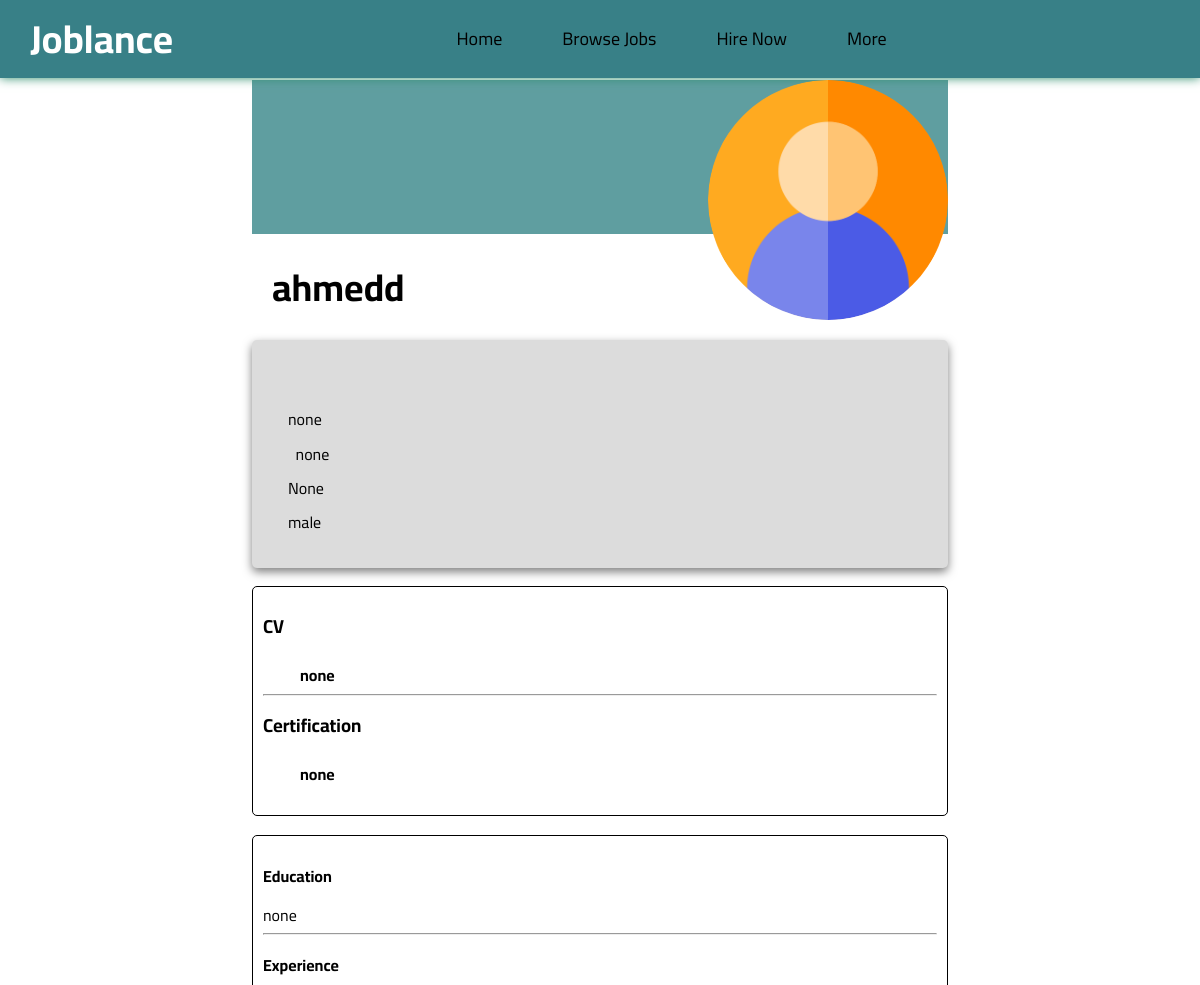
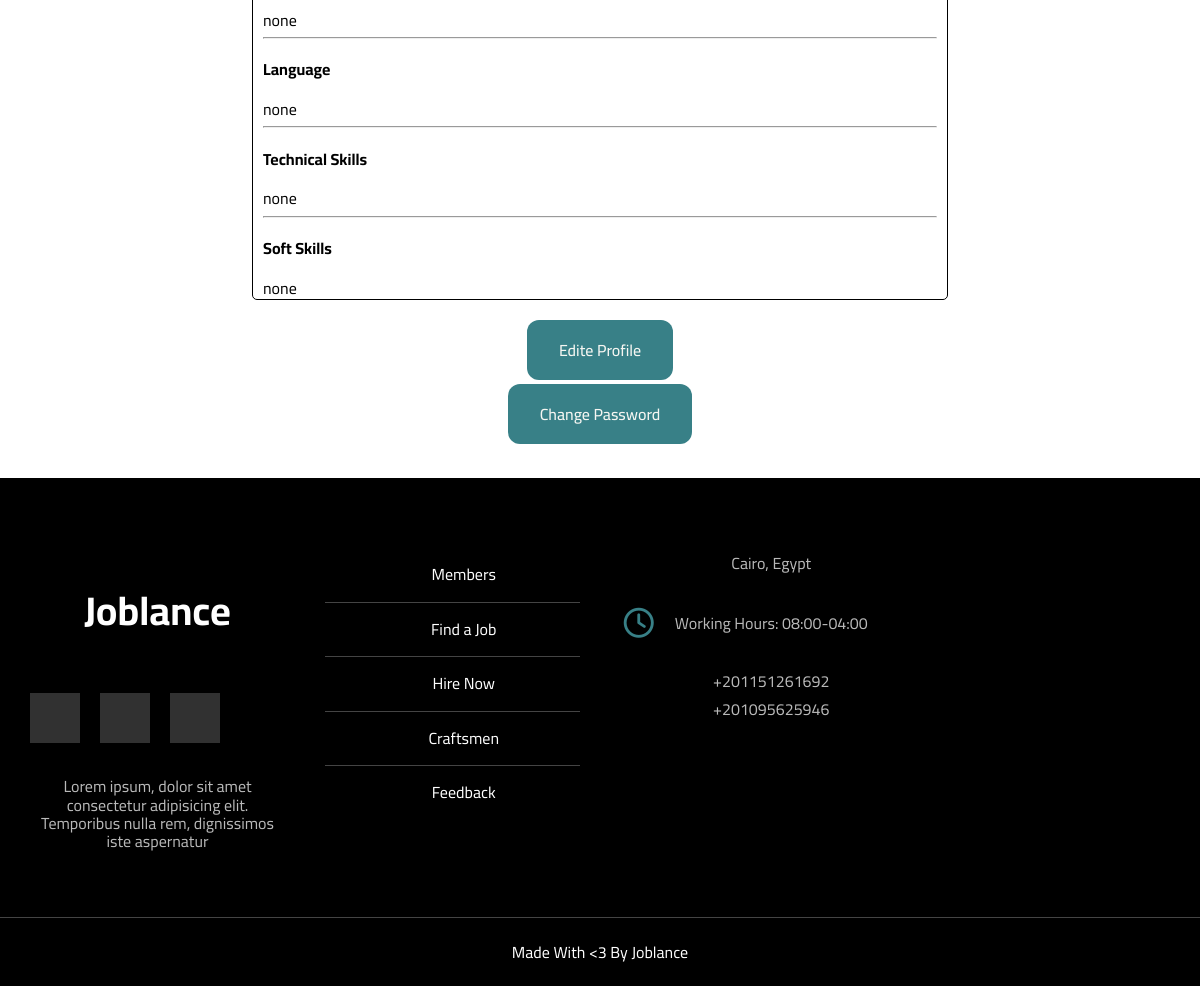
The app's page /profile/ (signed in) with its own data (2 pictures, top to bottom).
### profiles/models.py (models this page shows, shortened)
class Profile(models.Model):
    image =models.ImageField(default='user.png', upload_to=image_upload )
    user =models.OneToOneField(User, on_delete=models.CASCADE)
    slug=models.SlugField(null=True ,blank=True)
    email=models.EmailField(max_length=30 , default='none')
    phone_number=models.CharField(max_length=15 ,default='none')
    city=models.CharField(max_length=30 ,default='none')
    gender=models.CharField(max_length=15 ,default='male')
    education=models.CharField(default='none',max_length=200)
    tecskill=models.CharField(default='none',max_length=200)
    softskill=models.CharField(default='none',max_length=200)
    language=models.CharField(default='none',max_length=200)
    experience=models.CharField(default='none',max_length=400)
    bio=models.TextField(default='none')
    dob=models.DateField(blank=True,null=True)
    cv=models.FileField(upload_to=user_directory_path ,max_length=40,default='none')
    file=models.FileField(upload_to=user_directory_path ,max_length=40,default='none')

### profiles/views.py (the view)
# urls.py: path('', views.profile , name='profile'),
def profile(request):
    profile = Profile.objects.get(user=request.user)
    return render( request ,  'profiles/profile.html' ,{'profile':profile})

### profiles/templates/profiles/profile.html (shortened to what this page needs)
{% load static %}
<!DOCTYPE html>
<html lang="en">
<head>
    <link rel="stylesheet" href="{% static 'css/mayarstyle.css' %}">
    <link href="https://stackpath.bootstrapcdn.com/font-awesome/4.7.0/css/font-awesome.min.css" rel="stylesheet">
    <link rel="stylesheet" href="{% static 'css/normalize.css' %}">
    <link rel="stylesheet" href="{% static 'css/morsy.css' %}">
   <link rel="stylesheet" href="{% static 'css/morsy.min.css' %}">
</head>
<body>
    <Header>
        <div class="container">
            <a href="{% url 'pages:index' %}" class="logo">
                <h2 style="color: #fff;">Joblance</h2>
            </a>
            <ul class="links">
                <li><a href="{% url 'pages:home' %}">Home</a></li>
                <li><a href="{% url 'jobs:job_list' %}">Browse Jobs</a></li>
                <li><a href="#others profile from ahmed sharaf">Hire Now</a></li>
                <li>
                    <a href="#" class="io">More</a>
                </li>
            </ul>
        </div>
    </Header>
<section>
  <center >
    <div class="profile">
       <div class="card">
           <div class="image">
            <img src="{{ user.profile.image.url }}" alt="face">
           </div>
           <div class="content">
            <h2>{{profile.user}}</h2>
            </div>
            <div class="main">
            <p style="color:black"><i class="fa fa-envelope ">
            </i>  {{profile.user.email}}</p>
            <p style="color:black"><i class="fa fa-phone">
            </i>  {{profile.phone_number}}</p>
            <p style="color:black"><i class="fas fa-map-marker-alt fa-fw" aria-hidden="true">
            </i>  {{profile.city}}</p>
            <p style="color:black" ><i class="fa fa-calendar-o">
            </i>  {{profile.dob}}</p>
            <p style="color:black"><i class="fa fa-user ">
            </i>  {{profile.gender}}</p>
            </div>
           <br/>
           <div class="us" style="margin-top: 0px;
           padding-top: 0px;
           padding :10px;
           color: black;
           font-size: 1rem;
           border-radius: 5px;
           border: 1px solid black;
           height: 230px;
           text-align: left;
           display: block">
           <h3>CV</h3>
          <i class="fa fa-file-pdf-o" aria-hidden="true" style="font-size: 30px;" ></i> <strong style="padding-left: 10px;"><a href="{{ profile.cv.url }}" style="color: black;text-decoration:none;
          ">{{profile.cv}}</a></strong>
              <hr>
           <h3>Certification</h3>
           <i class="fa fa-file-pdf-o" aria-hidden="true" style="font-size: 30px;"></i> <strong style="padding-left: 10px;"><a href="{{ profile.file.url }}" style="color: black;
           text-decoration:none;">{{profile.file}}</a></strong>
           </div>
           <br/>
           <div class="infomayar" style="margin-top: 0px;
           padding-top: 0px;
           padding :10px;
           color: black;
           font-size: 1rem;
           border-radius: 5px;
           border: 1px solid black;
           height: 450px;
           text-align: left;
           display: block">
            <h4>Education</h4>
              {{profile.education}}
            <hr>
            <h4>Experience</h4>
              {{profile.experience}}
            <hr>
            <h4>Language</h4>
              {{profile.language}}
            <hr>
            <h4>Technical Skills</h4>
              {{profile.tecskill}}
              <hr>
              <h4>Soft Skills</h4>
              {{profile.softskill}}
            </div>
                <br/>
                   <a href="{% url 'profiles:edite' %}">
                   <button class="edite" >Edite Profile</button >
                   </a>
                   <br/>
                  <a href="{% url 'profiles:password_change' %}">
                  <button class="pass" >Change Password</button >
                  </a>
        </div>
    </div>
</center>
</section>
<br/>
<br/>
<br/>
<br/>
<br>
<br>
<br>
<br>
<br>
<br>
<br>
<br>
<br>
<br>
<br>
<br>
<br>
<br>
<br>
<br>
<br>
<br>
<br>
<br>
<br>
<br>
<br>
<br>
<section style="margin-top: 250px;">
<footer>
    <div class="container">
        <div class="box">
           <h3 style="color: #fff;">Joblance</h3>
           <br>
           <ul class="social">
            <li>
                <a href="#" class="facebook">
                    <i class="fab fa-facebook-f"></i>
                </a>
            </li>
            <li>
                <a href="#" class="twitter">
                    <i class="fab fa-twitter"></i>
                </a>
            </li>
            <li>
                <a href="#" class="youtube">
                    <i class="fab fa-youtube"></i>
                </a>
            </li>
           </ul>
           <br>
            <p class="text">
                Lorem ipsum, dolor sit amet consectetur adipisicing elit. Temporibus nulla rem, dignissimos iste aspernatur
            </p>
        </div>
        <div class="box">
            <ul class="links">
                <li>
                    <a href="{% url 'features:members' %}">Members</a>
                </li>
                <li>
                    <a href="{% url 'jobs:job_list' %}">Find a Job</a>
                </li>
                <li>
                    <a href="#others profile from ahmed sharaf">Hire Now</a>
                </li>
                <li>
                    <a href="#craftspage from mohamed">Craftsmen</a>
                </li>
                <li>
                    <a href="{% url 'pages:feedback' %}">Feedback</a>
                </li>
            </ul>
        </div>
        <div class="box">
            <div class="line">
                <i class="fas fa-map-marker-alt fa-fw"></i>
                <div class="info">
                Cairo, Egypt
                </div>
            </div>
            <div class="line">
                    <i class="far fa-clock fa-fw"></i>
                    <div class="info">
                        Working Hours: 08:00-04:00
                    </div>
            </div>
            <div class="line">
                <i class="fas fa-phone-volume fa-fw"></i>
                <div class="info">
                    +201151261692
                    +201095625946
                </div>
            </div>
        </div>
    </div>
    <p class="copyright">Made With &lt;3 By Joblance</p>
</footer>
</section>
</body>
</html>

### static/css/mayarstyle.css (style rules this page uses)
body { text-align: center; font-family: sans-serif; color:white; margin: 0px; }
.profile { margin-top: 0; display: block; justify-content: center; flex-direction: row; }
img { height: 15em; width: 15em; border-radius: 50%; border: 1px solid black; position: relative; }
.card { border: solid 2px; width: 700px; height: 620px; }
.image { background:cadetblue; text-align: right; height: 25%; }
.content { background: white; display: flex; flex-direction: column; margin-top: 0; text-align:left; margin-left: 20px; font-size: 25px; }
.main { padding: 20px; color: black; box-shadow: 0 4px 10px 0 rgba(0, 0, 0, 0.5); border-radius: 5px; background-color:gainsboro; text-align: left; }
h2 { color: black; }
.infomayar { margin-top: 10px; padding: 20px; color: black; font-size: 3rem; border-radius: 5px; border: 1px solid black; height: 80px; display: block; }
.edite { padding: 0.8rem 2.2rem; font-size: 16px; line-height: 30px; font-style:normal; font-weight: 500; font-family: var(--roboto); position: relative; border-radius: 12px; background-color: #388087; border: none; color: #F6F6F2; padding: 15px 32px; text-align: center; text-decoration: none; cursor: pointer; font-size: 16px; margin: 2px 2px; }
.pass { padding: 0.8rem 2.2rem; font-size: 16px; line-height: 30px; font-style:normal; font-weight: 500; font-family: var(--roboto); position: relative; border-radius: 12px; background-color: #388087; border: none; color: #F6F6F2; padding: 15px 32px; text-align: center; text-decoration: none; cursor: pointer; font-size: 16px; margin: 2px 2px; }
p { color: black; }

### records on screen
Profile: user "ahmedd", phone_number "none", city "none", dob "None", gender "male", cv "none", file "none", education "none", experience "none", language "none", tecskill "none", softskill "none"
